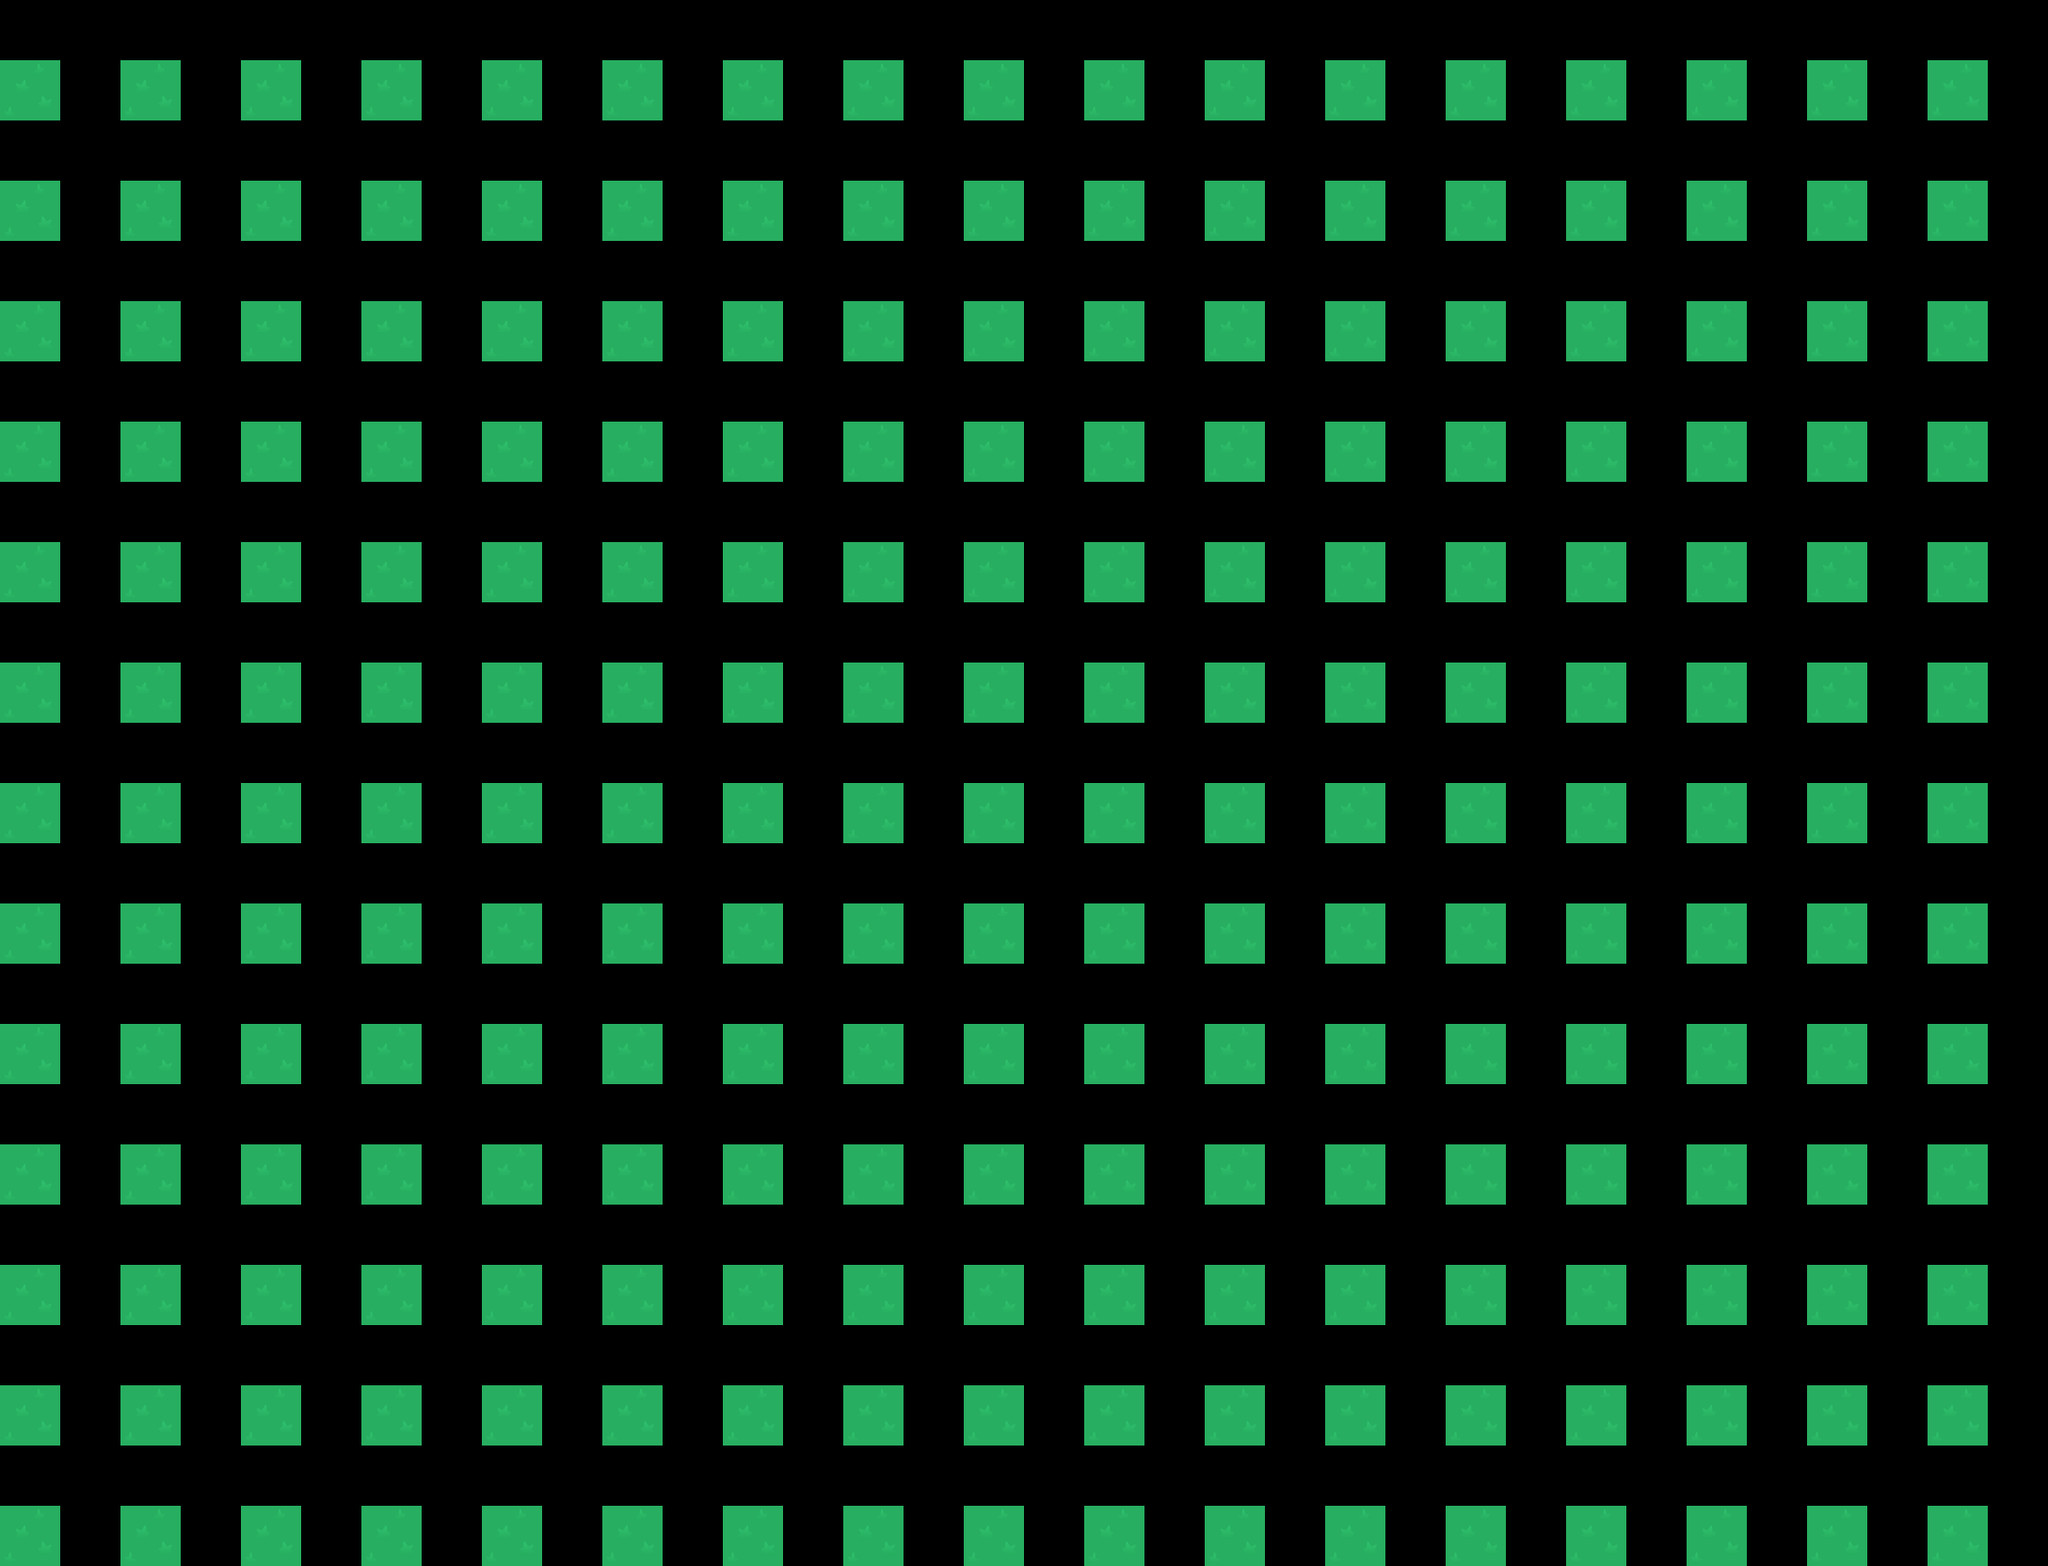

A 2D game scene composited from a Tiled map and its tileset images. What follows is a short description and the map's XML, with each tile layer's data collapsed to a summary:
An orthogonal 17x13 tile map with 128x128 px tiles, 3 tile layers (Ground, Decor, Walls) and 35 objects (12x decoration, 10x spark, 7x obstacle, 4x hazard, spawn, ...).

<map version="1.10" tiledversion="1.10.2" orientation="orthogonal" renderorder="right-down" width="17" height="13" tilewidth="128" tileheight="128" infinite="0" nextlayerid="5" nextobjectid="82">
 <tileset firstgid="1" source="top_down.tsx" />
 <layer id="1" name="Ground" width="17" height="13">
  <data>[221 cells, 221 non-empty, 1 distinct tile ids]</data>
 </layer>
 <layer id="2" name="Decor" width="17" height="13">
  <data>[221 cells, 0 non-empty, 0 distinct tile ids]</data>
 </layer>
 <layer id="3" name="Walls" width="17" height="13">
  <data>[221 cells, 0 non-empty, 0 distinct tile ids]</data>
 </layer>
 <objectgroup id="4" name="Objects">
  <object id="1" name="spawn" type="spawn" x="160" y="160"><point /></object>
  <object id="2" name="exit" type="exit" x="1847" y="1382" width="116" height="116"><ellipse /></object>
  <object id="10" name="spark-1" type="spark" x="290" y="370"><point /></object>
  <object id="11" name="spark-2" type="spark" x="665" y="170"><point /></object>
  <object id="12" name="spark-3" type="spark" x="1035" y="225"><point /></object>
  <object id="13" name="spark-4" type="spark" x="1480" y="115"><point /></object>
  <object id="14" name="spark-5" type="spark" x="1830" y="455"><point /></object>
  <object id="15" name="spark-6" type="spark" x="1630" y="870"><point /></object>
  <object id="16" name="spark-7" type="spark" x="1280" y="1340"><point /></object>
  <object id="17" name="spark-8" type="spark" x="825" y="1160"><point /></object>
  <object id="18" name="spark-9" type="spark" x="440" y="1415"><point /></object>
  <object id="19" name="spark-10" type="spark" x="180" y="930"><point /></object>
  <object id="30" name="obstacle-1" type="obstacle" x="415" y="220" width="150" height="440">
   <properties>
    <property name="tile" value="TileBlockA" />
    <property name="rotation" type="float" value="0" />
   </properties>
  </object>
  <object id="31" name="obstacle-2" type="obstacle" x="805" y="90" width="150" height="295">
   <properties>
    <property name="tile" value="TileBlockB" />
    <property name="rotation" type="float" value="11" />
   </properties>
  </object>
  <object id="32" name="obstacle-3" type="obstacle" x="930" y="475" width="510" height="120">
   <properties>
    <property name="tile" value="TileBlockA" />
    <property name="rotation" type="float" value="22" />
   </properties>
  </object>
  <object id="33" name="obstacle-4" type="obstacle" x="1425" y="670" width="140" height="425">
   <properties>
    <property name="tile" value="TileBlockB" />
    <property name="rotation" type="float" value="33" />
   </properties>
  </object>
  <object id="34" name="obstacle-5" type="obstacle" x="725" y="1025" width="480" height="115">
   <properties>
    <property name="tile" value="TileBlockA" />
    <property name="rotation" type="float" value="44" />
   </properties>
  </object>
  <object id="35" name="obstacle-6" type="obstacle" x="185" y="1035" width="340" height="105">
   <properties>
    <property name="tile" value="TileBlockB" />
    <property name="rotation" type="float" value="55" />
   </properties>
  </object>
  <object id="36" name="obstacle-7" type="obstacle" x="1685" y="220" width="145" height="450">
   <properties>
    <property name="tile" value="TileBlockA" />
    <property name="rotation" type="float" value="66" />
   </properties>
  </object>
  <object id="50" name="hazard-1" type="hazard" x="275" y="685"><point />
   <properties>
    <property name="lane" value="Horizontal" />
    <property name="span" type="float" value="520" />
    <property name="offset" type="float" value="0" />
    <property name="radius" type="float" value="30" />
   </properties>
  </object>
  <object id="51" name="hazard-2" type="hazard" x="745" y="840"><point />
   <properties>
    <property name="lane" value="Vertical" />
    <property name="span" type="float" value="650" />
    <property name="offset" type="float" value="0.22" />
    <property name="radius" type="float" value="34" />
   </properties>
  </object>
  <object id="52" name="hazard-3" type="hazard" x="1320" y="265"><point />
   <properties>
    <property name="lane" value="Horizontal" />
    <property name="span" type="float" value="650" />
    <property name="offset" type="float" value="0.48" />
    <property name="radius" type="float" value="32" />
   </properties>
  </object>
  <object id="53" name="hazard-4" type="hazard" x="1755" y="975"><point />
   <properties>
    <property name="lane" value="Vertical" />
    <property name="span" type="float" value="700" />
    <property name="offset" type="float" value="0.72" />
    <property name="radius" type="float" value="36" />
   </properties>
  </object>
  <object id="70" name="decor-1" type="decoration" x="80" y="600"><point />
   <properties>
    <property name="tile" value="TileCrystalA" />
    <property name="scale" type="float" value="1.35" />
    <property name="rotation" type="float" value="0" />
   </properties>
  </object>
  <object id="71" name="decor-2" type="decoration" x="145" y="1105"><point />
   <properties>
    <property name="tile" value="TileCrystalB" />
    <property name="scale" type="float" value="1.2" />
    <property name="rotation" type="float" value="0" />
   </properties>
  </object>
  <object id="72" name="decor-3" type="decoration" x="635" y="65"><point />
   <properties>
    <property name="tile" value="TilePlantA" />
    <property name="scale" type="float" value="1.35" />
    <property name="rotation" type="float" value="0" />
   </properties>
  </object>
  <object id="73" name="decor-4" type="decoration" x="910" y="705"><point />
   <properties>
    <property name="tile" value="TileMarker" />
    <property name="scale" type="float" value="1.15" />
    <property name="rotation" type="float" value="0" />
   </properties>
  </object>
  <object id="74" name="decor-5" type="decoration" x="1500" y="310"><point />
   <properties>
    <property name="tile" value="TileBlockA" />
    <property name="scale" type="float" value="1.1" />
    <property name="rotation" type="float" value="12" />
   </properties>
  </object>
  <object id="75" name="decor-6" type="decoration" x="1830" y="710"><point />
   <properties>
    <property name="tile" value="TileRockA" />
    <property name="scale" type="float" value="1.45" />
    <property name="rotation" type="float" value="0" />
   </properties>
  </object>
  <object id="76" name="decor-7" type="decoration" x="1755" y="1305"><point />
   <properties>
    <property name="tile" value="TileBlockB" />
    <property name="scale" type="float" value="1.2" />
    <property name="rotation" type="float" value="-14" />
   </properties>
  </object>
  <object id="77" name="decor-8" type="decoration" x="1035" y="1495"><point />
   <properties>
    <property name="tile" value="TileFlowerA" />
    <property name="scale" type="float" value="1.05" />
    <property name="rotation" type="float" value="0" />
   </properties>
  </object>
  <object id="78" name="decor-9" type="decoration" x="325" y="1480"><point />
   <properties>
    <property name="tile" value="TileFlowerB" />
    <property name="scale" type="float" value="0.9" />
    <property name="rotation" type="float" value="0" />
   </properties>
  </object>
  <object id="79" name="decor-10" type="decoration" x="1905" y="1255"><point />
   <properties>
    <property name="tile" value="TileSparkA" />
    <property name="scale" type="float" value="0.7" />
    <property name="rotation" type="float" value="20" />
   </properties>
  </object>
  <object id="80" name="decor-11" type="decoration" x="2000" y="125"><point />
   <properties>
    <property name="tile" value="TileSparkB" />
    <property name="scale" type="float" value="0.72" />
    <property name="rotation" type="float" value="-18" />
   </properties>
  </object>
  </objectgroup>
</map>
<!-- 1 of 35 objects omitted -->
